Frame 1 (no input): blank canvas, image omitted
Frame 60 (the mouse pressed at the canvas centre just before this capture): blank canvas, image omitted
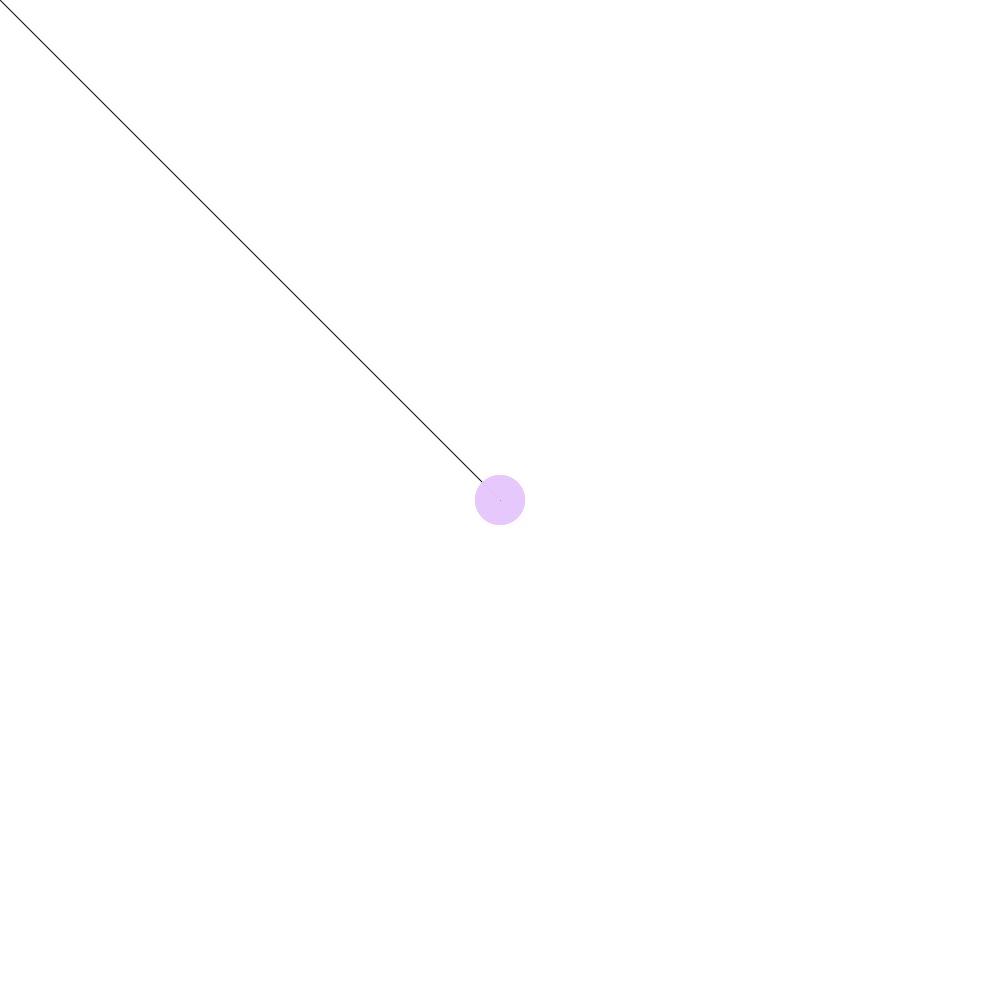
Frame 120 (the mouse held since frame 60 and released just before this capture)

The Processing sketch whose frames 1 and 60 were blank and that drew this single picture after the mouse press (run headless with seeded random() and noise(); from frame 60 on, the mouse is pressed at the canvas centre):

// Processing sketch: input_Horses_261109b
// ── input_Horses_261109b.pde
color circleFill = #ffffff;
int circleSize = 50;

void setup(){
  size(1000, 1000);
  background(#FFFFFF);
  noStroke();
  //frameRate(10);
}

void draw(){
  //background(#FFFFFF);
  
  stroke(#000000);
  line(pmouseX, pmouseY, mouseX, mouseY);
  
  if(keyPressed){
    if(key == 'w' || key == 'W'){
      circleSize++;
    } else if(key == 's' || key == 'S'){
      circleSize--;
    }
    println("circleSize: " + circleSize);
  }
  
  if(frameCount % 20 == 0){
    noStroke();
    fill(circleFill, 200);
    circle(mouseX, mouseY, circleSize);
  }
}

// ── keyboardHandling.pde
void keyPressed(){
  if(key == 'q'){
    circleSize = 50;
  }
  
  if(key == ' '){
    save("output.png");
    println("saved!");
  }
}

// ── mouseHandling.pde
void mousePressed(){
  circleFill = color(random(180, 256), random(180, 256), random(180, 256));
}
